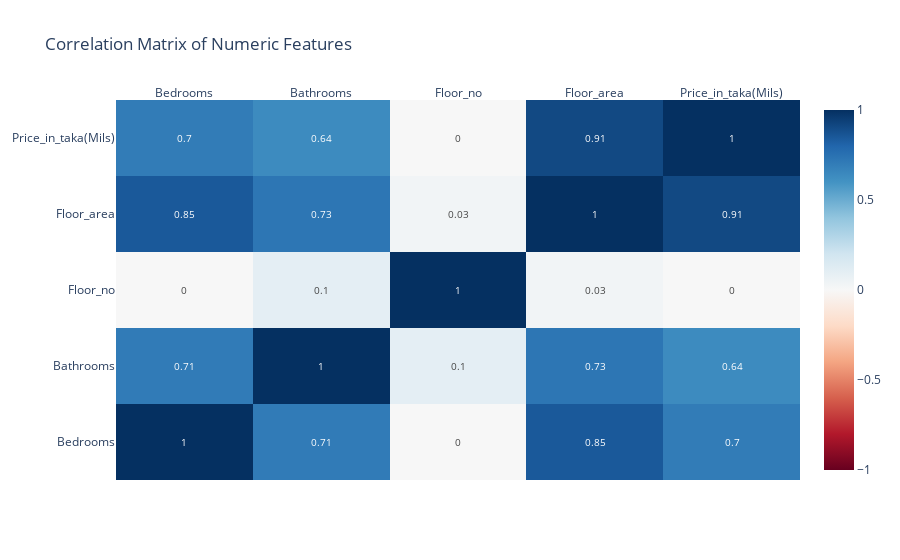

Notebook code cell kept with this figure:
### Markdown cell above
## Correlation Matrix

### Code cell
import plotly.graph_objects as go
# Select numerical columns for correlation
numeric_cols = ['Bedrooms', 'Bathrooms', 'Floor_no', 'Floor_area', 'Price_in_taka(Mils)']

# Calculate the correlation matrix
corr_matrix = df1[numeric_cols].corr()

# Create the heatmap
fig = go.Figure(data=go.Heatmap(
                z=corr_matrix.values,
                x=corr_matrix.columns,
                y=corr_matrix.columns,
                colorscale='RdBu',
                zmin=-1, zmax=1,
                text=np.round(corr_matrix.values, decimals=2),
                texttemplate="%{text}",
                textfont={"size":10},
                hoverongaps = False))

# Update the layout
fig.update_layout(
    title='Correlation Matrix of Numeric Features',
    xaxis_showgrid=False,
    yaxis_showgrid=False,
    xaxis_side='top'
)

# Show the plot
fig.show()

### Figure 1 — Plotly figure (JSON) as saved in the notebook; plotly's stock layout.template omitted (floating-point values rounded to 4 significant figures)
{"data": [{"colorscale": [[0, "rgb(103,0,31)"], [0.1, "rgb(178,24,43)"], [0.2, "rgb(214,96,77)"], [0.3, "rgb(244,165,130)"], [0.4, "rgb(253,219,199)"], [0.5, "rgb(247,247,247)"], [0.6, "rgb(209,229,240)"], [0.7, "rgb(146,197,222)"], [0.8, "rgb(67,147,195)"], [0.9, "rgb(33,102,172)"], [1, "rgb(5,48,97)"]], "hoverongaps": false, "text": [[1, 0.71, 0, 0.85, 0.7], [0.71, 1, 0.1, 0.73, 0.64], [0, 0.1, 1, 0.03, 0], [0.85, 0.73, 0.03, 1, 0.91], [0.7, 0.64, 0, 0.91, 1]], "textfont": {"size": 10}, "texttemplate": "%{text}", "type": "heatmap", "x": ["Bedrooms", "Bathrooms", "Floor_no", "Floor_area", "Price_in_taka(Mils)"], "y": ["Bedrooms", "Bathrooms", "Floor_no", "Floor_area", "Price_in_taka(Mils)"], "z": [[1, 0.7084, -0.0008452, 0.8489, 0.7004], [0.7084, 1, 0.09883, 0.7272, 0.6361], [-0.0008452, 0.09883, 1, 0.02937, 0.001744], [0.8489, 0.7272, 0.02937, 1, 0.9085], [0.7004, 0.6361, 0.001744, 0.9085, 1]], "zmax": 1, "zmin": -1}], "layout": {"autosize": true, "title": {"text": "Correlation Matrix of Numeric Features"}, "xaxis": {"autorange": true, "range": [-0.5, 4.5], "showgrid": false, "side": "top", "type": "category"}, "yaxis": {"autorange": true, "range": [-0.5, 4.5], "showgrid": false, "type": "category"}}}
